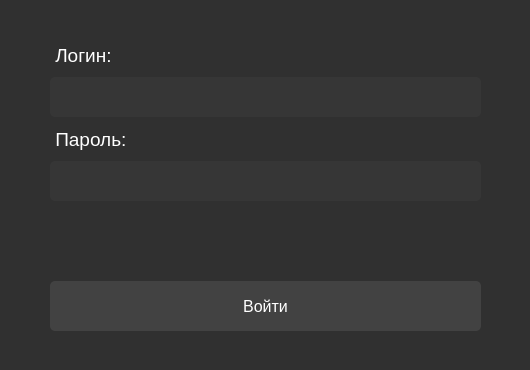
<?xml version="1.0" encoding="UTF-8"?>
<ui version="4.0">
 <class>MainWindow</class>
 <widget class="QMainWindow" name="MainWindow">
  <property name="windowModality">
   <enum>Qt::NonModal</enum>
  </property>
  <property name="enabled">
   <bool>true</bool>
  </property>
  <property name="geometry">
   <rect>
    <x>0</x>
    <y>0</y>
    <width>530</width>
    <height>370</height>
   </rect>
  </property>
  <property name="sizePolicy">
   <sizepolicy hsizetype="Preferred" vsizetype="Preferred">
    <horstretch>0</horstretch>
    <verstretch>0</verstretch>
   </sizepolicy>
  </property>
  <property name="minimumSize">
   <size>
    <width>530</width>
    <height>370</height>
   </size>
  </property>
  <property name="maximumSize">
   <size>
    <width>530</width>
    <height>370</height>
   </size>
  </property>
  <property name="font">
   <font>
    <family>Noto Sans CJK SC</family>
   </font>
  </property>
  <property name="windowTitle">
   <string>Sparent Login</string>
  </property>
  <property name="windowIcon">
   <iconset>
    <normaloff>icon.png</normaloff>icon.png</iconset>
  </property>
  <property name="windowOpacity">
   <double>1.000000000000000</double>
  </property>
  <property name="tabShape">
   <enum>QTabWidget::Rounded</enum>
  </property>
  <widget class="QWidget" name="centralwidget">
   <property name="styleSheet">
    <string notr="true">background: #303030;</string>
   </property>
   <widget class="QWidget" name="">
    <property name="geometry">
     <rect>
      <x>50</x>
      <y>40</y>
      <width>431</width>
      <height>291</height>
     </rect>
    </property>
    <layout class="QVBoxLayout" name="verticalLayout">
     <item>
      <widget class="QLabel" name="label">
       <property name="font">
        <font>
         <pointsize>14</pointsize>
        </font>
       </property>
       <property name="styleSheet">
        <string notr="true">color: white;</string>
       </property>
       <property name="text">
        <string> Логин:</string>
       </property>
      </widget>
     </item>
     <item>
      <widget class="QLineEdit" name="lineEdit">
       <property name="minimumSize">
        <size>
         <width>0</width>
         <height>40</height>
        </size>
       </property>
       <property name="styleSheet">
        <string notr="true">color: white; background: #363636; border-radius: 5%; padding-left: 10px;</string>
       </property>
       <property name="inputMask">
        <string/>
       </property>
       <property name="text">
        <string/>
       </property>
      </widget>
     </item>
     <item>
      <widget class="QLabel" name="label_2">
       <property name="font">
        <font>
         <pointsize>14</pointsize>
        </font>
       </property>
       <property name="styleSheet">
        <string notr="true">color: white;</string>
       </property>
       <property name="text">
        <string> Пароль:</string>
       </property>
      </widget>
     </item>
     <item>
      <widget class="QLineEdit" name="lineEdit_2">
       <property name="minimumSize">
        <size>
         <width>0</width>
         <height>40</height>
        </size>
       </property>
       <property name="styleSheet">
        <string notr="true">color: white; background: #363636; ; border-radius: 5%; padding-left: 10px;</string>
       </property>
       <property name="echoMode">
        <enum>QLineEdit::Password</enum>
       </property>
      </widget>
     </item>
     <item>
      <widget class="QLabel" name="label_3">
       <property name="text">
        <string/>
       </property>
      </widget>
     </item>
     <item>
      <widget class="QLabel" name="label_4">
       <property name="text">
        <string/>
       </property>
      </widget>
     </item>
     <item>
      <widget class="QPushButton" name="pushButton">
       <property name="enabled">
        <bool>true</bool>
       </property>
       <property name="sizePolicy">
        <sizepolicy hsizetype="Preferred" vsizetype="Preferred">
         <horstretch>0</horstretch>
         <verstretch>0</verstretch>
        </sizepolicy>
       </property>
       <property name="minimumSize">
        <size>
         <width>0</width>
         <height>50</height>
        </size>
       </property>
       <property name="font">
        <font>
         <pointsize>12</pointsize>
        </font>
       </property>
       <property name="toolTipDuration">
        <number>-1</number>
       </property>
       <property name="styleSheet">
        <string notr="true">background: #424242; border-radius: 5%; color: white;</string>
       </property>
       <property name="text">
        <string>Войти</string>
       </property>
       <property name="flat">
        <bool>false</bool>
       </property>
      </widget>
     </item>
    </layout>
   </widget>
  </widget>
 </widget>
 <resources/>
 <connections/>
</ui>
